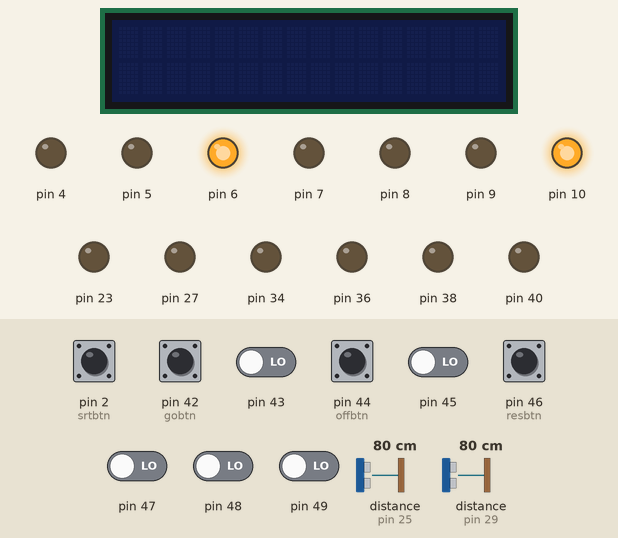
A sketch run on a simulated Arduino Mega 2560, built with avr-gcc and run on an emulated ATmega2560. On the bench: 16×2 character LCD, output pins drawn as LEDs (lit = HIGH). Dashed ring = blinking. Inputs (shaded band) come from the test bench; at power-on: pin 2 (srtbtn), pin 42 (gobtn), pin 44 (offbtn), pin 46 (resbtn) HIGH, pin 43, pin 45, pin 47–49 LOW, distance to the obstacle (sensors on pin 25, pin 29) 80 cm. The echo pulse lasts 58.3 µs per cm; the local clock reads 2024-03-15 10:24:30 at power-on unless the sketch sets it; random numbers use the default seed unless the sketch sets one; what the sketch prints to the serial monitor is not drawn.

Above: at 1.2 s.
1.3 s: pin 2 (srtbtn) pulled LOW for 0.15 s
At 1.9 s:
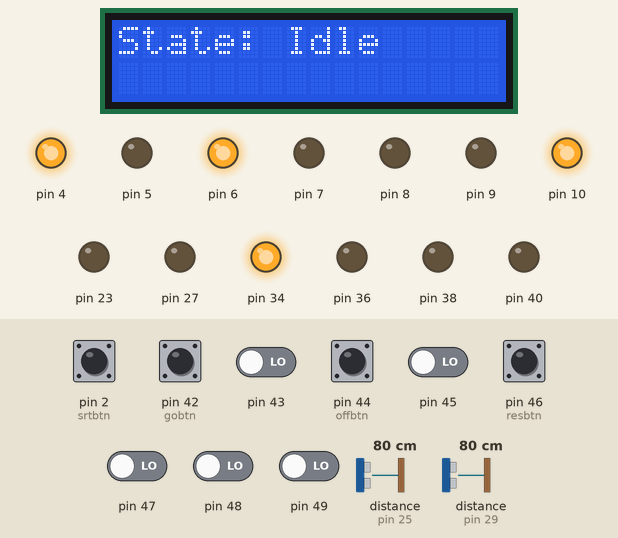
2.9 s: pin 42 (gobtn) pulled LOW for 0.15 s
At 4.1 s:
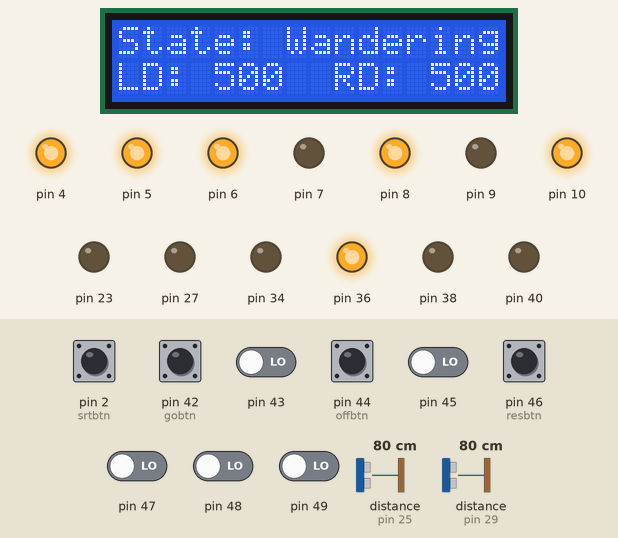
5.9 s: pin 44 (offbtn) pulled LOW for 0.15 s
At 7.1 s:
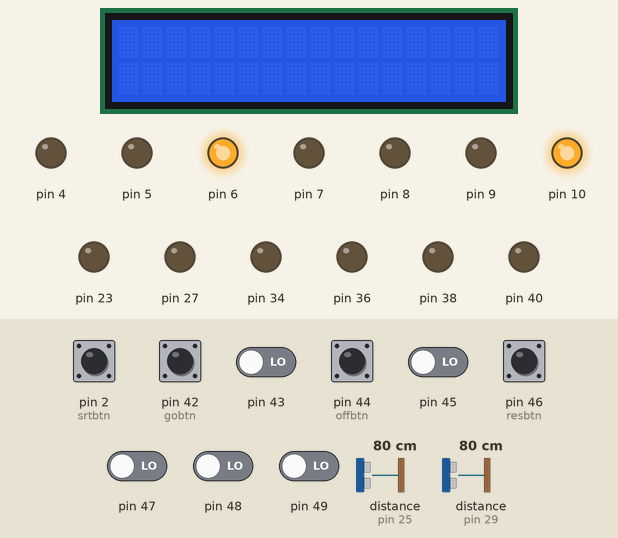
7.5 s: pin 2 (srtbtn) pulled LOW for 1 s
At 9.0 s:
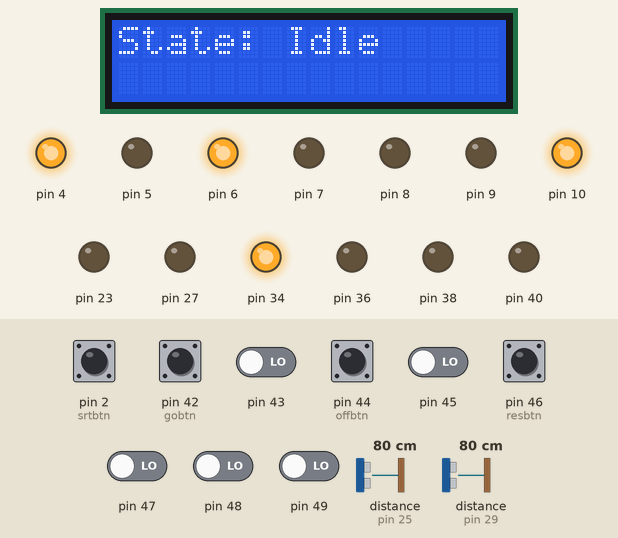
10.0 s: pin 42 (gobtn) pulled LOW for 1 s
At 11.6 s:
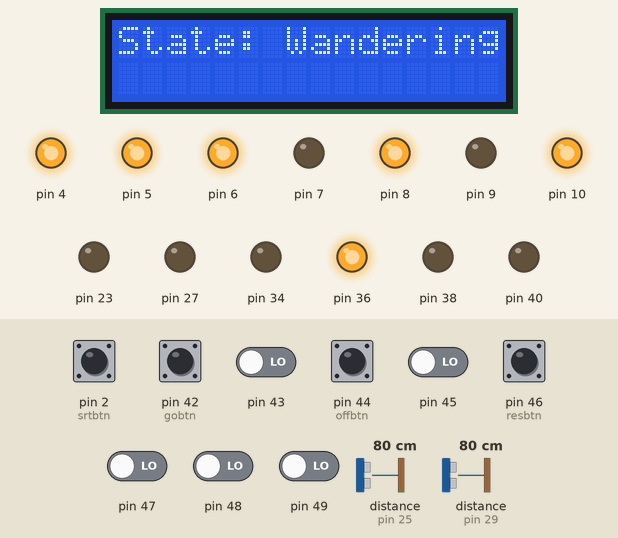
13.0 s: distance to the obstacle (sensor on pin 25) set to 2 cm
At 14.0 s:
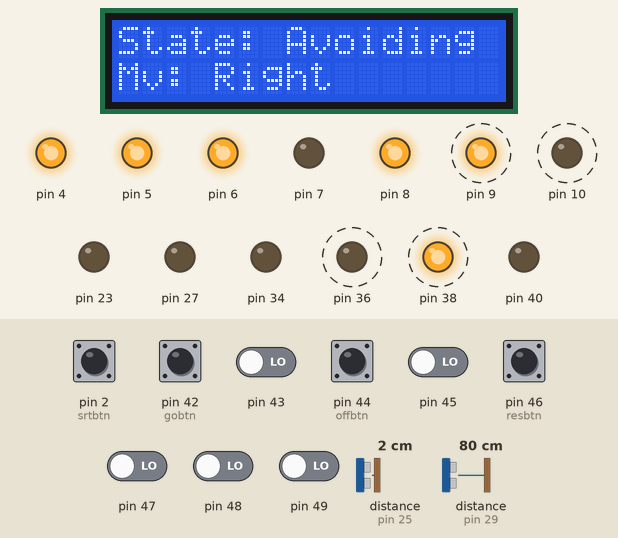
Timing chart, 0 to 17.0 s (numbered marks = the images above; inputs shaded):
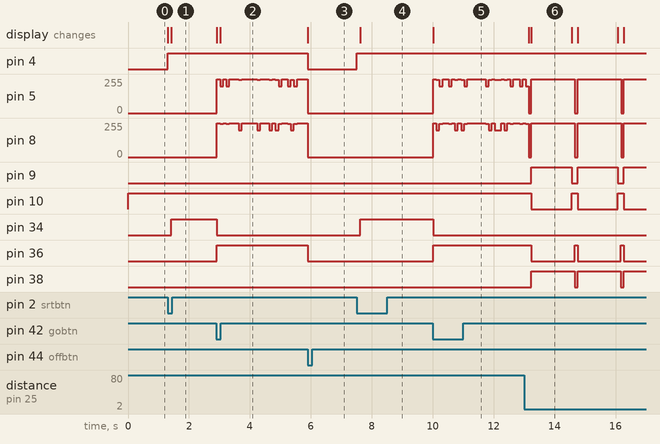

Measured:
- after the input at 1.3 s, pin 4: LOW → HIGH at once; pin 34: LOW → HIGH after 0.12 s; the display: first changes at once (image 1 shows a later state)
- after the input at 2.9 s, pin 5: 0/255 → 255/255 at once, → 200/255 0.10 s later, → 255/255 0.10 s later, → 200/255 0.10 s later, … (18 changes in this stretch); pin 8: 0/255 → 255/255 at once, → 250/255 0.10 s later, → 255/255 0.10 s later, → 250/255 0.10 s later, … (18 changes in this stretch)
- after the input at 5.9 s, pin 4, pin 36: HIGH → LOW at once
- after the input at 7.5 s, pin 4: LOW → HIGH at once; pin 34: LOW → HIGH after 0.12 s; the display: changes after 0.12 s (image 4)
- after the input at 10.0 s, pin 5: 0/255 → 255/255 at once, → 250/255 0.10 s later, → 200/255 0.10 s later, → 255/255 0.10 s later, … (22 changes in this stretch); pin 8: 0/255 → 255/255 at once, → 200/255 0.10 s later, → 250/255 0.10 s later, → 255/255 0.10 s later, … (22 changes in this stretch)
- after the input at 13.0 s, pin 9: alternates HIGH for 1.3 s and LOW for 0.20 s, starting after 0.24 s; pin 10: alternates HIGH for 0.20 s and LOW for 1.3 s, starting after 0.24 s
- what the display in image 6 shows lasts 1.4 s, from 13.2 s to 14.6 s

The sketch:

robot.ino
```cpp
#include "uart.h"
#include "ultrasonic.h"
#include "motor.h"
#include "led.h"
#include "button.h"

#include "LiquidCrystal.h"
#include "RTClib.h"

volatile unsigned char* myEIFR  = (unsigned char*) 0x3C;
volatile unsigned char* myEICRA = (unsigned char*) 0x69;
volatile unsigned char* myEICRB = (unsigned char*) 0x6A;
volatile unsigned char* myEIMSK = (unsigned char*) 0x3D;

Ultrasonic luss(23, 25);
Ultrasonic russ(27, 29);
Motor motoL(7, 6, 5);
Motor motoR(10, 9, 8);
LiquidCrystal lcd(22, 24, 26, 28, 30, 32);
Pin pwr(4, OUTPUT);

LED redled(40);
LED yelled(38);
LED greled(36);
LED bluled(34);

Button srtbtn(2);
Button resbtn(46);
Button offbtn(44);
Button gobtn(42);

RTC_DS1307 rtc;

char daysOfTheWeek[7][12] = {"Sunday", "Monday", "Tuesday", "Wednesday", "Thursday", "Friday", "Saturday"};

volatile int state = 0; // 0 = off, 1 = idle, 2 = wander
long unsigned int accumulator = 0;
long unsigned int oldMillis = 0;
long unsigned int curMillis = 0;
long unsigned int oneMinute = 0;
int minuteTimer = 30;

volatile uint8_t pressed = 0;

int actionTimer = 0;
int actionSetter = 30; // number of ticks between actions
int turnTimer = 0;
int turnSetter = 13;

bool completedPeriphSetup = false;

void setupPeriphs() {
  rtc.begin();
  lcd.begin(16, 2);
  lcd.clear();

  if (!rtc.isrunning()) {
    rtc.adjust(DateTime(F(__DATE__), F(__TIME__)));
  }

  printRTC();

  motoR.off();
  motoR.setDirection(1);
  motoL.off();
  motoL.setDirection(-1);
  U0putstrln("Robot setup complete!");

  completedPeriphSetup = true;
}

void printRTC() {
  DateTime now = rtc.now();

  U0putint(now.year());
  U0putchar('/');
  U0putint(now.month());
  U0putchar('/');
  U0putint(now.day());
  U0putstr(" (");
  U0putstr(daysOfTheWeek[now.dayOfTheWeek()]);
  U0putstr(") ");
  U0putint(now.hour());
  U0putchar(':');
  U0putint(now.minute());
  U0putchar(':');
  U0putint(now.second());
  U0putchar('\n');
}

void setup() {
  U0init(9600);
  motoR.off();
  motoR.setDirection(1);
  motoL.off();
  motoL.setDirection(-1);
  pwr.write(LOW);

  *myEIFR = 0b00010000;
  *myEICRA = 0b00000000;
  *myEICRB = 0b00000010;
  *myEIMSK = 0b00010000;
  sei();
}

int rolledLDist = 0;
int rolledRDist = 0;

void loop() {
  curMillis = millis();
  accumulator += curMillis - oldMillis;
  oneMinute += curMillis - oldMillis;
  lcd.setCursor(0, 0);

  if (offbtn.isPressed()) {
    motoR.setSpeed(0);
    motoL.setSpeed(0);
    completedPeriphSetup = false;

    state = 0;
    lcd.clear();
  }

  if (resbtn.isPressed()) {
    motoR.setSpeed(0);
    motoL.setSpeed(0);

    state = 1;
    lcd.clear();
  }

  switch(state) {
  case 0: {
    pwr.write(LOW);
    redled.Off();
    bluled.Off();
    greled.Off();
    yelled.Off();
    rolledRDist = rolledLDist = 0;
    while(1) {
      if (pressed) {
        pressed = 0;
        state = 1; // start
        lcd.clear();
        break;
      }
    }
    break;
  }

  case 1: {
    pwr.write(HIGH);

    if (!completedPeriphSetup) {
      setupPeriphs();
    }

    if (gobtn.isPressed()) {
      state = 2;
      lcd.clear();
    }

    lcd.print("State: Idle");

    redled.Off();
    bluled.On();
    greled.Off();
    yelled.Off();
    break;
  }

  case 2: {
    if (accumulator > 100) {
      accumulator = 0;
      float lDist = luss.getDistance();
      float rDist = russ.getDistance();

      if (rDist == 0 || lDist == 0) {
        state = 4;
        lcd.clear();
        break;
      }

      rolledLDist = rolledLDist - (rolledLDist / 2) + (int)lDist / 2;
      rolledRDist = rolledRDist - (rolledRDist / 2) + (int)rDist / 2;
      rolledLDist = clamp(rolledLDist, 0, 500);
      rolledRDist = clamp(rolledRDist, 0, 500);

      redled.Off();
      bluled.Off();
      greled.On();
      yelled.Off();

      if (oneMinute > 60000) {
        oneMinute = 0;
        minuteTimer = 30;
      }
      if (minuteTimer-- > 0) {
        lcd.print("State: Wandering");
        lcd.setCursor(0, 1);
        lcd.print("LD: ");
        lcd.print(rolledLDist);
        lcd.setCursor(8, 1);
        lcd.print(" RD: ");
        lcd.print(rolledRDist);
      } else {
        lcd.clear();
        lcd.print("State: Wandering");
      }

      if (rolledLDist < 200 || rolledRDist < 200) {
        motoR.setSpeed(0);
        motoL.setSpeed(0);
        lcd.clear();
        state = 3;
        turnTimer = turnSetter;
        break;
      }

      if (actionTimer-- <= 0) {
        unsigned long m = millis();
        int rand = random(255);
        if (rand < 40) { // left
          motoR.setSpeed(250);
          motoL.setSpeed(200);
        } else if (rand < 80) { // right
          motoR.setSpeed(200);
          motoL.setSpeed(250);
        } else { // forward
          motoR.setSpeed(255);
          motoL.setSpeed(255);
        }
      }
    }
    break;
  }

  case 3: {
    if (accumulator > 100) {
      accumulator = 0;
      lcd.print("State: Avoiding");

      redled.Off();
      bluled.Off();
      greled.Off();
      yelled.On();

      if (turnTimer > 0) {
        turnTimer--;
        if (rolledLDist < rolledRDist) {
          // turn right
          motoR.setDirection(-1);
          motoL.setDirection(-1);
          motoR.setSpeed(255);
          motoL.setSpeed(255);
          lcd.setCursor(0, 1);
          lcd.print("Mv: Right");
        } else {
          // turn left
          motoR.setDirection(1);
          motoL.setDirection(1);
          motoR.setSpeed(255);
          motoL.setSpeed(255);
          lcd.setCursor(0, 1);
          lcd.print("Mv: Left");
        }
      } else {
        // back to forward drive
        state = 2;
        lcd.clear();
        motoR.setDirection(1);
        motoL.setDirection(-1);
      }
    }
    break;
  }

  case 4: {
    lcd.print("ERROR");
    motoR.off();
    motoL.off();

    redled.On();
    bluled.Off();
    greled.Off();
    yelled.Off();
  }
  }

  oldMillis = curMillis;
}

unsigned char* floatToUChar(float value, int decimals) {
  static unsigned char buffer[20];
  dtostrf(value, 0, decimals, (char*)buffer);
  return buffer;
}

int clamp(float v, int min, int max) {
  if (v < min) return min;
  if (v > max) return max;
  return v;
}

int clamp(int v, int min, int max) {
  if (v < min) return min;
  if (v > max) return max;
  return v;
}

ISR(INT4_vect) {
  pressed = 1;
}
```

button.h
```cpp
#ifndef BUTTON_H
#define BUTTON_H

#include "pins.h"

class Button {
public:
  Button(int pinNum) {
    pin = Pin(pinNum, PULL_UP);
    lastState = false;
  };

  bool isPressed() {
    return pin.read() == LOW;
  }

  bool isPressedPulse() {
    bool state = pin.read() == LOW;
    if (state && !lastState) { // turned on
      lastState = state;
      return true;
    } else {
      lastState = state;
      return false;
    }
  }

  bool isUnpressedPulse() {
    bool state = pin.read() == LOW;
    if (!state && lastState) { // turned off
      lastState = state;
      return true;
    } else {
      lastState = state;
      return false;
    }
  }
private:
  Pin pin;
  bool lastState;
};

#endif
```

led.h
```cpp
#ifndef LED_H
#define LED_H

#include "pins.h"

class LED {
  public:
   LED(int pinnum) {
    pin = Pin(pinnum, OUTPUT);
    pin.write(LOW);
    mode = LOW;
   }
   LED(int pinnum, int defaultState) {
    pin = Pin(pinnum, OUTPUT);
    pin.write(defaultState);
    mode = defaultState;
   }

    void Toggle() {
      if (mode == HIGH) {
        pin.write(LOW);
        mode = LOW;
      } else {
        pin.write(HIGH);
        mode = HIGH;
      }
    }

   void On() {
    pin.write(HIGH);
    mode = HIGH;
   }

   void Off() {
    pin.write(LOW);
    mode = LOW;
   }
  private:
    Pin pin;
    int mode;
};

#endif
```

motor.h
```cpp
#ifndef MOTOR_H
#define MOTOR_H

#include "pins.h"

class Motor {
public:
  Motor(int dir1pin, int dir2pin, int encpin) {
    enc = Pin(encpin, OUTPUT);
    dir1 = Pin(dir1pin, OUTPUT);
    dir2 = Pin(dir2pin, OUTPUT);
  }

  // 1 = forward -1 = backward
  void setDirection(int dir) {
    if (dir == 1) {
      dir1.write(HIGH);
      dir2.write(LOW);
    } else {
      dir1.write(LOW);
      dir2.write(HIGH);
    }
  }

  // 0-255
  void setSpeed(signed int speed) {
    analogWrite(enc.pinnum, speed);
  }

  void off() {
    // Turn off motors - Initial state
    analogWrite(enc.pinnum, 0);
    dir1.write(LOW);
    dir2.write(LOW);
  }
private:
  Pin enc;
  Pin dir1;
  Pin dir2;
};

#endif
```

uart.h
```cpp
#ifndef UART_H
#define UART_H

#define RDA 0x80
#define TBE 0x20

volatile unsigned char *myUCSR0A = (unsigned char *)0x00C0;
volatile unsigned char *myUCSR0B = (unsigned char *)0x00C1;
volatile unsigned char *myUCSR0C = (unsigned char *)0x00C2;
volatile unsigned int  *myUBRR0  = (unsigned int *) 0x00C4;
volatile unsigned char *myUDR0   = (unsigned char *)0x00C6;

void U0init(unsigned int brate) {
  unsigned long FCPU = 16000000;
  unsigned int tbaud;
  tbaud = (FCPU / 16 / brate - 1);
  // Same as (FCPU / (16 * U0baud)) - 1;
  *myUCSR0A = 0x20; // Start with read buffer empty and ready
  *myUCSR0B = 0x18; // Enable UDRIEn interrupts, enable reciever
  *myUCSR0C = 0x06; // Master SPI mode
  *myUBRR0  = tbaud;
}

unsigned char U0kbhit() {
  return (*myUCSR0A) & RDA; // Check RXC0 (RDA) flag
}

unsigned char U0getchar() {
  return *myUDR0; // Get data buffer, also causing RXC0 reset
}

void U0putchar(unsigned char* U0pdata) {
  //*myUCSR0B = 0x48; // Enable trasmit interrupts, and enable transmitter
  while (!(*myUCSR0A & 0x20)); // Check TXC0 flag and wait for it to be set
  *myUDR0 = U0pdata;
}

void U0putstr(unsigned char* str) {
  while (*str) {
    U0putchar(*str);
    str++;
  }
}

void U0putint(unsigned short n) {
  char buf[5] = {'0'};
  char max = 0;
  for (char i = 0; n;i++) {
    char digit = n % 10;
    n /= 10;
    buf[i] = '0' + digit;
    if (digit > 0)
      max = i;
  }
  for (char i = max; i >= 0; i--)
    U0putchar(buf[i]);
  //U0putchar('\n');
}

void U0putstrln(unsigned char* str) {
  while (*str) {
    U0putchar(*str);
    str++;
  }
  U0putchar('\n');
}

int U0getint() {
  char buffer[16];
  int index = 0;

  while (1) {
    char c = U0getchar();

    if (c == '\n' || c == '\r') {
      buffer[index] = '\0';
      break;
    }

    if (index < 15) {
      buffer[index++] = c;
    }
  }

  return atoi(buffer);
}

#endif
```

ultrasonic.h
```cpp
#ifndef ULTRASONIC_H
#define ULTRASONIC_H

#include "pins.h"

class Ultrasonic {
  public:
    Ultrasonic(int trigPin, int echoPin) {
      trig = Pin(trigPin, OUTPUT);
      echo = Pin(echoPin, INPUT);
    };

    float getDistance() {
      trig.write(LOW);
      delayMicroseconds(2);
      trig.write(HIGH);
      delayMicroseconds(10);
      trig.write(LOW);

      float duration = pulseIn(echo.pinnum, HIGH);
      return (duration * 0.343f)/2;
    };

  private:
    Pin trig;
    Pin echo;
};

#endif
```

Source omitted: pins.h (8773 bytes)
